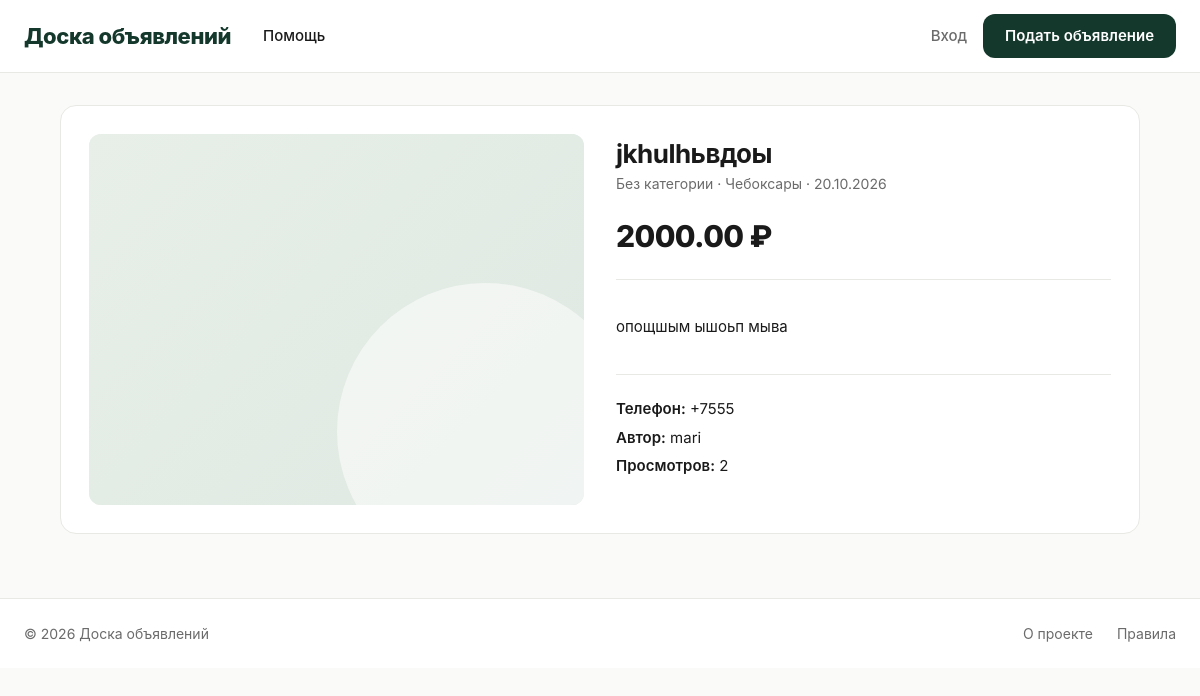
/ad/jkhulhьвдоы/, run on the app's committed database.
### ads/models.py (models this page shows, shortened)
class Ad(models.Model):
    STATUS_CHOICES = [
        ('draft', 'Черновик'),
        ('published', 'Опубликовано'),
        ('archived', 'В архиве'),
    ]
    title = models.CharField('Заголовок', max_length=200)
    slug = models.SlugField('URL', max_length=220, unique=True, blank=True, allow_unicode=True)
    description = models.TextField('Описание')
    price = models.DecimalField('Цена', max_digits=12, decimal_places=2)
    image = models.ImageField('Изображение', upload_to='ads/%Y/%m/', blank=True, null=True)
    category = models.ForeignKey(
        Category, on_delete=models.SET_NULL, null=True, blank=True,
        related_name='ads', verbose_name='Категория'
    )
    author = models.ForeignKey(
        User, on_delete=models.CASCADE, related_name='ads', verbose_name='Автор'
    )
    phone = models.CharField('Телефон', max_length=20)
    city = models.CharField('Город', max_length=100)
    status = models.CharField('Статус', max_length=20, choices=STATUS_CHOICES, default='published')
    is_moderated = models.BooleanField('Проверено модератором', default=False)
    views = models.PositiveIntegerField('Просмотры', default=0)
    created_at = models.DateTimeField('Создано', auto_now_add=True)
    updated_at = models.DateTimeField('Обновлено', auto_now=True)
    objects = AdQuerySet.as_manager()
    class Meta:
        verbose_name = 'Объявление'
        verbose_name_plural = 'Объявления'
        ordering = ['-created_at']
        indexes = [
            models.Index(fields=['-created_at']),
            models.Index(fields=['status', 'is_moderated']),
        ]

### ads/views.py (the view)
# urls.py: path('ad/<str:slug>/', views.ad_detail, name='ad_detail'),
def ad_detail(request, slug):
    ad = get_object_or_404(Ad.objects.select_related('category', 'author'), slug=slug)
    allowed = (
        ad.status == 'published' and ad.is_moderated
        or request.user == ad.author
        or request.user.is_staff
    )
    if not allowed:
        messages.error(request, 'Объявление недоступно')
        return redirect('ads:ad_list')
    Ad.objects.filter(pk=ad.pk).update(views=F('views') + 1)
    ad.refresh_from_db()
    return render(request, 'ads/ad_detail.html', {
        'ad': ad,
        'similar': Ad.objects.published().filter(category=ad.category).exclude(pk=ad.pk)[:4]
            if ad.category else Ad.objects.none(),
    })

### ads/context_processors.py (called while the page is built, shortened)
def counters(request):
    if not request.user.is_authenticated:
        return {}

### templates/ads/ad_detail.html (shortened to what this page needs)
{% extends 'base.html' %}
{% load ads_extras %}
{% block content %}
<div class="container">
    <div class="ad-detail">
        <div class="ad-detail-card">
            <div class="ad-detail-image">
                {% if ad.image %}
                    <img src="{{ ad.image.url }}" alt="{{ ad.title }}">
                {% else %}
                    <div class="ad-image-placeholder"></div>
                {% endif %}
            </div>
            <div class="ad-detail-info">
                <div class="detail-head">
                    <h1>{{ ad.title }}</h1>
                </div>
                <div class="detail-meta">
                    {{ ad.category.name|default:"Без категории" }}
                    {% if ad.city %} · {{ ad.city }}{% endif %}
                    · {{ ad.created_at|date:"d.m.Y" }}
                </div>
                <div class="detail-price">{{ ad.price }} ₽</div>
                <div class="detail-desc">{{ ad.description|linebreaks }}</div>
                <div class="detail-contact">
                    <div><strong>Телефон:</strong> {{ ad.phone }}</div>
                    <div><strong>Автор:</strong> {{ ad.author.username }}</div>
                    <div><strong>Просмотров:</strong> {{ ad.views }}</div>
                </div>
            </div>
        </div>
    </div>
</div>
{% endblock %}

### static/css/style.css (style rules this page uses)
:root { --green-900: #14382b; --green-800: #1a4635; --green-700: #1f5540; --green-600: #26694f; --green-500: #2e7d5f; --green-50: #eef4f0; --bg: #fafaf8; --surface: #ffffff; --line: #e8e8e4; --text: #1a1a1a; --text-2: #6b6b6b; --text-3: #9a9a9a; --radius-sm: 8px; --radius: 12px; --radius-lg: 16px; --radius-xl: 20px; --shadow-sm: 0 1px 2px rgba(20,56,43,.04); --shadow: 0 2px 12px rgba(20,56,43,.06); --shadow-lg: 0 8px 28px rgba(20,56,43,.10); --font: 'Inter', -apple-system, BlinkMacSystemFont, 'Segoe UI', sans-serif; }
*, *::before, *::after { box-sizing: border-box; }
html, body { margin: 0; padding: 0; font-family: var(--font); background: var(--bg); color: var(--text); font-size: 15px; line-height: 1.5; -webkit-font-smoothing: antialiased; }
.container { max-width: 1240px; margin: 0 auto; padding: 0 24px; }
.ad-image-placeholder { width: 100%; height: 100%; background: linear-gradient(135deg, #e8efe9 0%, #dfe8e2 100%); position: relative; overflow: hidden; }
.ad-image-placeholder::after { content: ''; position: absolute; bottom: -20%; right: -10%; width: 60%; aspect-ratio: 1; background: rgba(255,255,255,.55); border-radius: 50%; }
.ad-detail { max-width: 1080px; margin: 32px auto 64px; }
.ad-detail-card { display: grid; grid-template-columns: 1fr 1fr; gap: 32px; background: var(--surface); border: 1px solid var(--line); border-radius: var(--radius-lg); padding: 28px; }
.ad-detail-image { aspect-ratio: 4 / 3; border-radius: var(--radius); overflow: hidden; background: #e9efeb; }
.ad-detail h1 { font-size: 26px; font-weight: 700; margin: 0 0 6px; letter-spacing: -.02em; }
.ad-detail .detail-price { font-size: 30px; font-weight: 800; color: var(--text); margin: 12px 0; letter-spacing: -.02em; }
.ad-detail .detail-meta { color: var(--text-2); font-size: 14px; margin-bottom: 20px; }
.ad-detail .detail-desc { padding: 20px 0; border-top: 1px solid var(--line); border-bottom: 1px solid var(--line); margin: 20px 0; line-height: 1.6; }
.ad-detail .detail-contact { font-size: 15px; line-height: 1.9; }
.ad-detail .detail-contact strong { font-weight: 600; }
.detail-head { display: flex; align-items: flex-start; justify-content: space-between; gap: 16px; }
.detail-head h1 { margin: 0; flex: 1; }

### data on the page
Ad: title "jkhulhьвдоы", category.name "Без категории", city "Чебоксары", created_at "20.10.2026", price "2000.00", description "опощшым ышоьп мыва", phone "+7555", author.username "mari", views "2"
